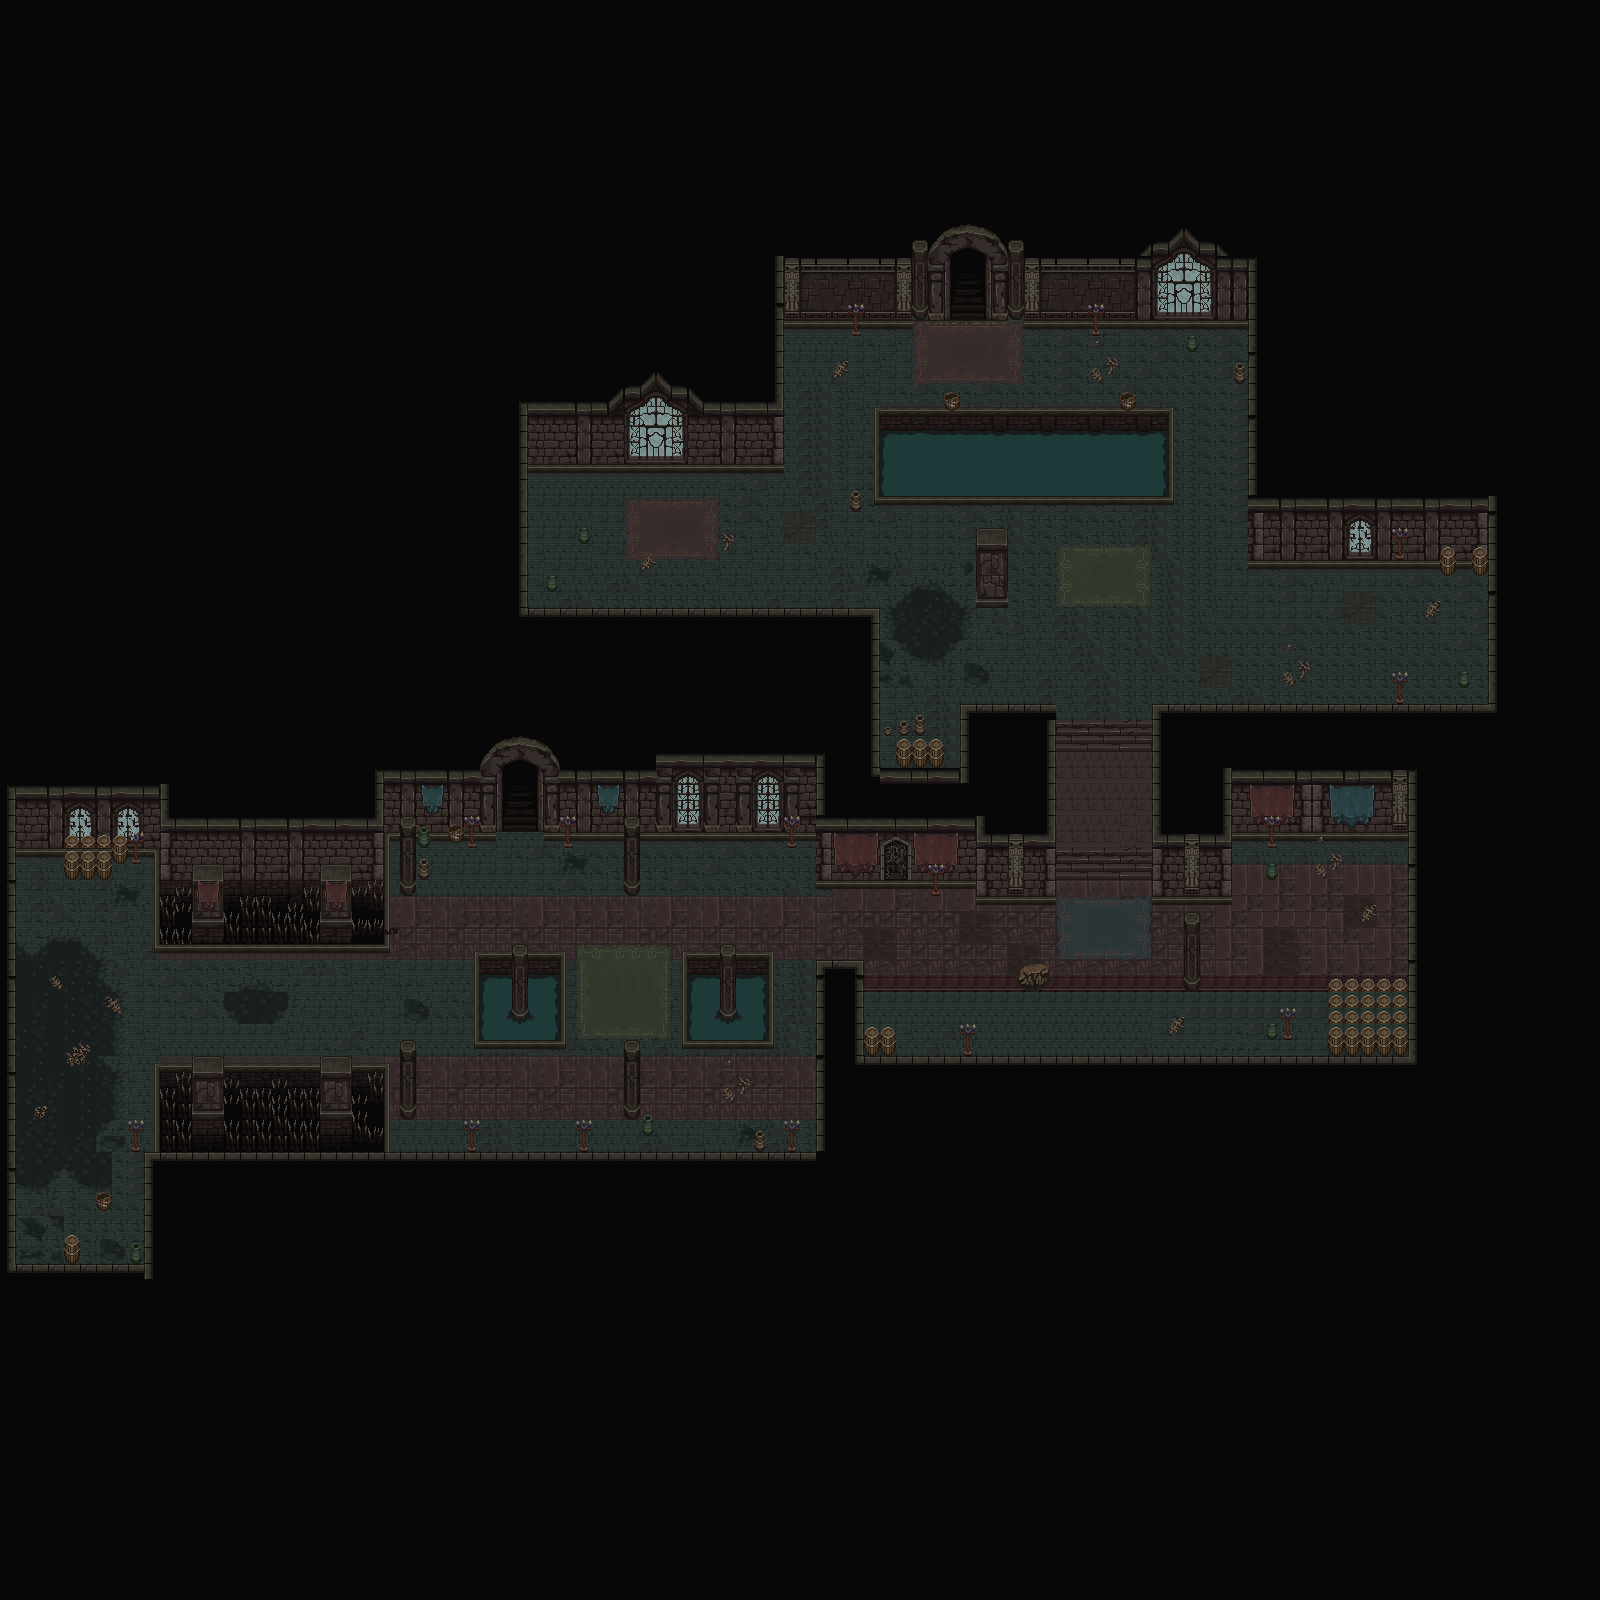

The image is a tile-based game level rendered from a .tmx file. Its description and source (layers, tilesets, objects; grid data summarised) follow:
An orthogonal 100x100 tile map with 16x16 px tiles, 9 tile layers (darkness, floor-cover, floor-dirt, floor-plint, ...) and 56 objects.

<map version="1.2" tiledversion="1.3.4" orientation="orthogonal" renderorder="left-up" width="100" height="100" tilewidth="16" tileheight="16" infinite="0" nextlayerid="13" nextobjectid="136">
 <editorsettings>
  <export target="castle.json" format="json" />
 </editorsettings>
 <tileset firstgid="1" source="tileset.tsx" />
 <layer id="1" name="darkness" width="100" height="100">
  <data>[10000 cells, 10000 non-empty, 1 distinct tile ids]</data>
 </layer>
 <layer id="3" name="floor-cover" width="100" height="100">
  <data>[10000 cells, 2527 non-empty, 54 distinct tile ids]</data>
 </layer>
 <layer id="4" name="floor-dirt" width="100" height="100">
  <data>[10000 cells, 243 non-empty, 70 distinct tile ids]</data>
 </layer>
 <layer id="5" name="floor-plint" width="100" height="100">
  <data>[10000 cells, 182 non-empty, 41 distinct tile ids]</data>
 </layer>
 <layer id="2" name="walls" width="100" height="100">
  <data>[10000 cells, 990 non-empty, 230 distinct tile ids]</data>
 </layer>
 <layer id="9" name="picks" width="100" height="100">
  <data>[10000 cells, 130 non-empty, 9 distinct tile ids]</data>
 </layer>
 <layer id="7" name="pools" width="100" height="100">
  <data>[10000 cells, 238 non-empty, 63 distinct tile ids]</data>
 </layer>
 <layer id="6" name="columns" width="100" height="100">
  <data>[10000 cells, 157 non-empty, 58 distinct tile ids]</data>
 </layer>
 <layer id="8" name="decorative" width="100" height="100">
  <data>[10000 cells, 378 non-empty, 210 distinct tile ids]</data>
 </layer>
 <objectgroup id="12" name="collision">
  <object id="75" x="1347" y="465" />
  <object id="76" x="1392" y="363" />
  <object id="77" x="-16" y="784" width="32" height="482" />
  <object id="78" x="6" y="1260" width="150" height="24" />
  <object id="79" x="145" y="1154" width="679" height="126" />
  <object id="80" x="827" y="1151" width="7" height="18" />
  <object id="81" x="816" y="963" width="45" height="202" />
  <object id="82" x="861" y="1026" width="32" height="34" />
  <object id="83" x="1020" y="965" width="28" height="14" />
  <object id="84" x="861" y="1053" width="554" height="11" />
  <object id="85" x="1327" y="976" width="80" height="77" />
  <object id="86" x="1404" y="773" width="21" height="288" />
  <object id="87" x="1226" y="767" width="185" height="41" />
  <object id="88" x="1155" y="834" width="77" height="35" />
  <object id="89" x="1155" y="705" width="74" height="129" />
  <object id="90" x="1264" y="814" width="13" height="13" />
  <object id="92" x="1184" y="933" width="14" height="25" />
  <object id="93" x="1156" y="702" width="340" height="32" />
  <object id="94" x="1488" y="500" width="28" height="206" />
  <object id="95" x="1250" y="496" width="241" height="38" />
  <object id="96" x="1439" y="538" width="18" height="14" />
  <object id="97" x="1474" y="542" width="17" height="14" />
  <object id="98" x="1251" y="251" width="34" height="252" />
  <object id="99" x="775" y="223" width="480" height="70" />
  <object id="100" x="1083" y="289" width="25" height="21" />
  <object id="101" x="845" y="292" width="24" height="18" />
  <object id="102" x="876" y="408" width="291" height="59" />
  <object id="103" x="682" y="951" width="90" height="73" />
  <object id="104" x="475" y="951" width="88" height="67" />
  <object id="106" x="401" y="1056" width="14" height="32" />
  <object id="107" x="625" y="1056" width="14" height="35.3333" />
  <object id="108" x="461" y="1133" width="21" height="21" />
  <object id="109" x="577" y="1137" width="13" height="17" />
  <object id="110" x="783" y="1137" width="21" height="17" />
  <object id="111" x="130.333" y="1133" width="16.6667" height="16" />
  <object id="112" x="15" y="779" width="151" height="46" />
  <object id="113" x="68" y="828" width="45" height="32" />
  <object id="114" x="113" y="825" width="31" height="14" />
  <object id="115" x="158" y="786" width="228" height="133" />
  <object id="116" x="379" y="750" width="444" height="53" />
  <object id="117" x="385" y="801" width="53" height="60" />
  <object id="118" x="462" y="805" width="21" height="21" />
  <object id="119" x="557" y="798" width="24" height="28" />
  <object id="120" x="781" y="801" width="21" height="28" />
  <object id="121" x="155" y="1063" width="235" height="88" />
  <object id="123" x="623" y="854" width="17" height="10" />
  <object id="124" x="815" y="802" width="165" height="49" />
  <object id="125" x="980" y="830" width="76" height="41" />
  <object id="126" x="962" y="708" width="94" height="123" />
  <object id="127" x="869" y="769" width="101" height="31" />
  <object id="128" x="897" y="730" width="48" height="35" />
  <object id="129" x="523" y="604" width="357" height="172" />
  <object id="130" x="433" y="402" width="97" height="216" />
  <object id="132" x="530" y="391" width="252" height="49" />
  <object id="133" x="741" y="282" width="42" height="112" />
  <object id="134" x="976" y="534" width="31" height="39" />
 </objectgroup>
</map>
